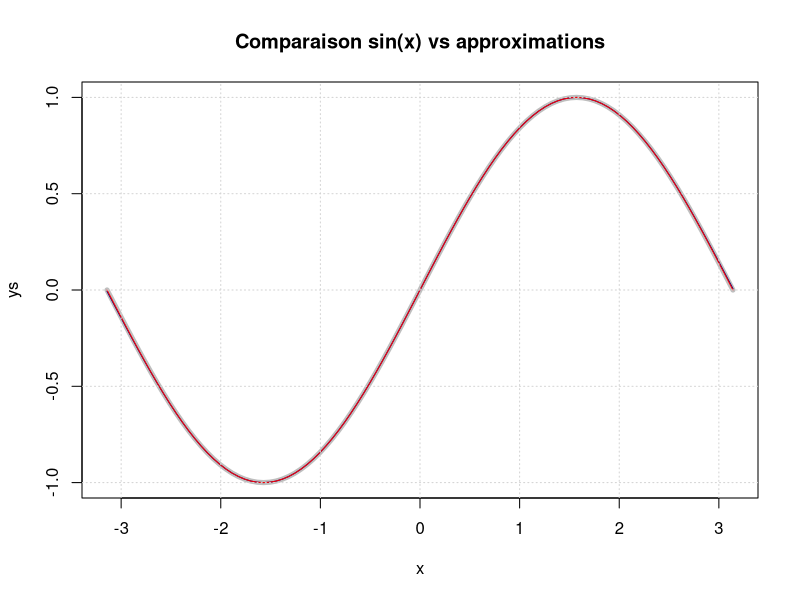

Here is the R script that generated this plot:
## ---- chunk 1
knitr::opts_chunk$set(echo = TRUE)
## ---- chunk 2
#Gauss-Hermite Quadrature Formula
#gaussHermite(n) avec ici n = 17 
library("pracma")
f <- gaussHermite(17)
## ---- chunk 3
sum(f$w) #=> 1.77245385090552 == sqrt(pi)
## ---- chunk 4
# Integrate x^2 exp(-x^2)
sum(f$w * f$x^2) #=> 0.88622692545276 == sqrt(pi)/2

# Integrate cos(x) * exp(-x^2)
sum(f$w * cos(f$x)) #=> 1.38038844704314 == sqrt(pi)/exp(1)^0.25
## ---- chunk 5
#Approximate sin(x) on [-pi, pi] with a polynomial of degree 9
# Polynomial:
p1 <- rev(c(0, 1, 0, -1/6, 0, 1/120, 0, -1/5040, 0, 1/362880))
## ---- chunk 6
#Compare
#chebCoeff(f, a, b, n)
p2 <- chebCoeff(sin, -pi, pi, 9)
## ---- chunk 7
# Estimate the maximal distance
x <- seq(-pi, pi, length.out = 101)
#length.out = length of the sequence
## ---- chunk 8
ys <- sin(x)
yp <- polyval(p1, x)
yc <- chebApprox(x, sin, -pi, pi, 9)
## ---- chunk 9
max(abs(ys-yp)) # 0.006925271
max(abs(ys-yc)) # 1.151207e-05
## ---- chunk 10
# Plot the corresponding curves
plot(x, ys, type = "l", col = "gray", lwd = 5,
     main="Comparaison sin(x) vs approximations")
lines(x, yp, col = "navy")
lines(x, yc, col = "red")
grid()
